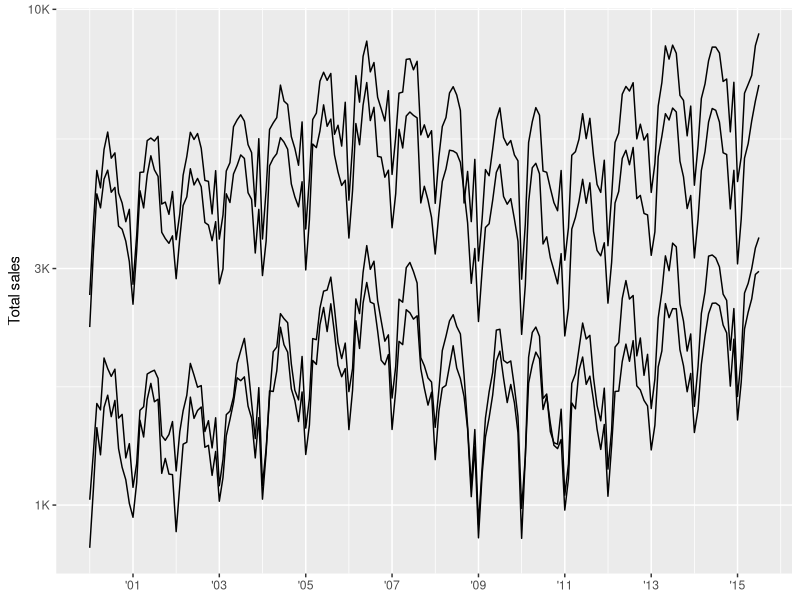
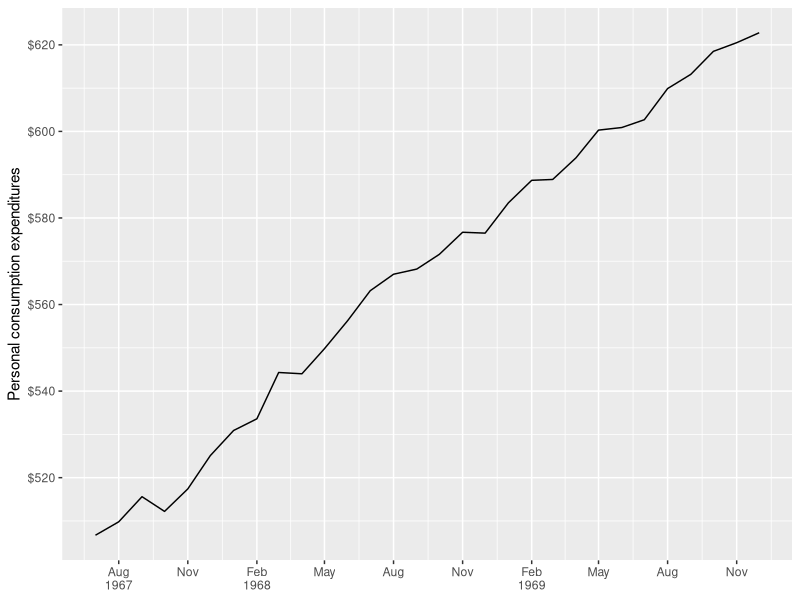
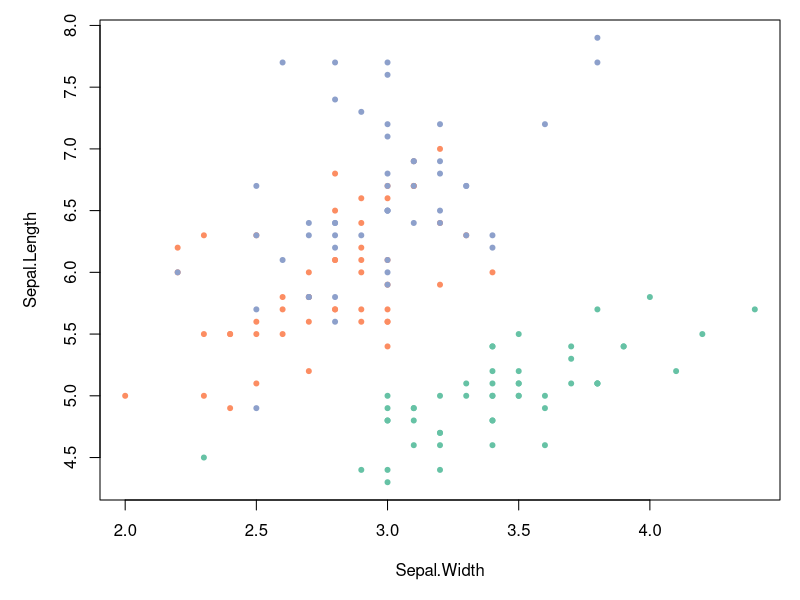
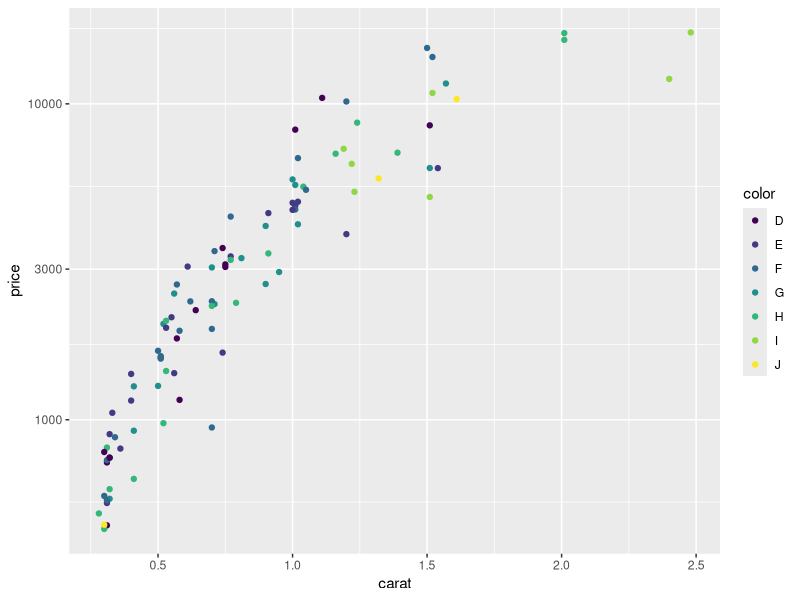

Recreate these plots in R, in order.
## ---- chunk 1
knitr::opts_chunk$set(
  collapse = TRUE,
  comment = "#>",
  fig.path = "man/figures/README-",
  fig.width = 5,
  fig.height = 3
)
## ---- chunk 2
library(ggplot2)
library(dplyr, warn.conflicts = FALSE)
library(lubridate, warn.conflicts = FALSE)

txhousing %>% 
  mutate(date = make_date(year, month, 1)) %>% 
  group_by(city) %>% 
  filter(min(sales) > 5e2) %>% 
  ggplot(aes(date, sales, group = city)) + 
  geom_line(na.rm = TRUE) + 
  scale_x_date(
    NULL,
    breaks = scales::breaks_width("2 years"), 
    labels = scales::label_date("'%y")
  ) + 
  scale_y_log10(
    "Total sales",
    labels = scales::label_number(scale_cut = scales::cut_short_scale())
  )

economics %>% 
  filter(date < ymd("1970-01-01")) %>% 
  ggplot(aes(date, pce)) + 
  geom_line() + 
  scale_x_date(NULL,
    breaks = scales::breaks_width("3 months"), 
    labels = scales::label_date_short()
  ) + 
  scale_y_continuous("Personal consumption expenditures",
    breaks = scales::breaks_extended(8),
    labels = scales::label_dollar()  
  )
## ---- chunk 3
library(scales)
# pull a list of colours from any palette
viridis_pal()(4)

# use in combination with baseR `palette()` to set new defaults
palette(brewer_pal(palette = "Set2")(4))
par(mar = c(5, 5, 1, 1))
plot(Sepal.Length ~ Sepal.Width, data = iris, col = Species, pch = 20)
## ---- chunk 4
# use trans_new to build a new transformation
trans_log3p <- trans_new(
  name = "logp",
  transform = function(x) log(x + 3),
  inverse = function(x) exp(x) - 3,
  breaks = log_breaks()
)

dsamp <- sample_n(diamonds, 100)
ggplot(dsamp, aes(carat, price, colour = color)) +
  geom_point() + 
  scale_y_continuous(trans = trans_log3p)
